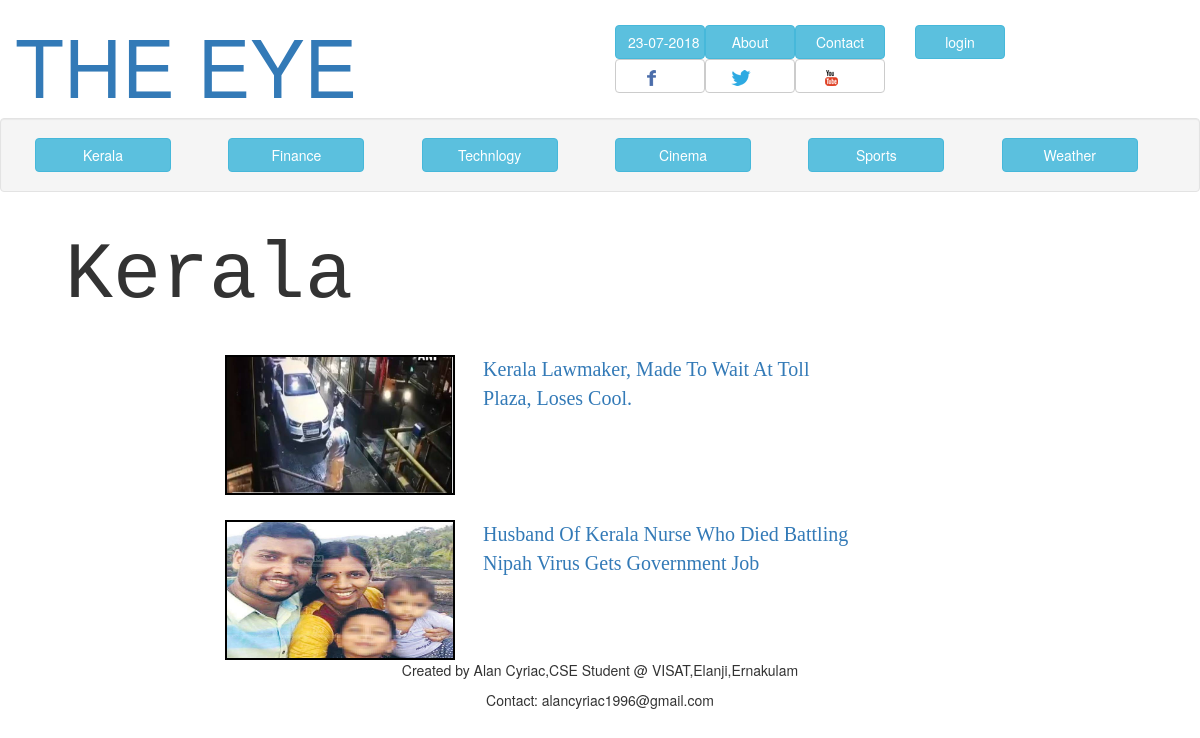
Screenshot of /category.php?cat_id=1 with the database file from the repository.
### tables this page shows
CREATE TABLE `category` (
  `id` int(11) NOT NULL,
  `category_name` varchar(20) NOT NULL,
  `status` varchar(10) NOT NULL
);

CREATE TABLE `news` (
  `id` int(11) NOT NULL,
  `category_id` int(20) NOT NULL,
  `title` varchar(200) NOT NULL,
  `description` varchar(5000) NOT NULL,
  `date` datetime NOT NULL,
  `image` varchar(100) NOT NULL,
  `status` varchar(10) NOT NULL
);

### category.php (the view)
<?php
	include 'index_header.php';
	include 'database.php';
	$id=$_GET['cat_id'];
	$sql = "SELECT id,title,image FROM news WHERE category_id='". mysqli_real_escape_string( $conn,$id ) ."' ORDER BY date DESC";
	$query = $conn->query($sql);
	$cat_name="SELECT category_name FROM category WHERE id='$id'";
	$category_result=$conn->query($cat_name);
	while($cat_row =$category_result->fetch_assoc()){
		$cat_result[]= $cat_row;
	}
	while($news_titles =$query->fetch_assoc()){
		$news_title[]= $news_titles;
	}
?>
<div class="col-sm-12 category-shift-left">
	<h2 class="category-name"><?=$cat_result[0]['category_name']?></h2>
</div>
<div class="col-sm-12">
	<?php for ($i=0; $i < $query->num_rows ; $i++) { ?>
		<div class="col-sm-2"></div>
		<div class="col-sm-9 category-shift-news">
			<div class="row">
	  			<a href="detailed.php?top_id=<?=$news_title[$i]['id']?>">
				  	<div class="col-sm-1"><img src="uploads/<?=$news_title[$i]['image']?>" class="category-img-size"></div>
					<div class="col-sm-8 category-font-size"><?=$news_title[$i]['title']?></div><br><br><br><br><br><br><br>
				</a>
			</div>
		</div>
	<?php } ?>
	<div class="col-sm-1"></div>
</div><br>
<div class="col-sm-12">
	<p style="text-align: center;">Created by Alan Cyriac,CSE Student @ VISAT,Elanji,Ernakulam</p>
	<p style="text-align: center;">Contact: alancyriac1996@gmail.com</p>
</div>
</body>
</html>

### index_header.php (shortened to what this page needs)
<?php
  include 'database.php';
  $sql='SELECT id,category_name FROM category';
  $result=$conn->query($sql);
 ?>
<!DOCTYPE html>
<html>
<head>
  <link rel="stylesheet" href="css/bootstrap.min.css">
  <link rel="stylesheet" type="text/css" href="css/css.css">
</head>
<body>
  <nav>
    	<div class="col-sm-12">
      		<div class="row">
      			<div class="col-sm-4 news-name">
          		<a href="index.php"><h1>THE EYE</h1></a>
          	</div>
       			<div class="col-sm-3 shift-info">
        			<a href="#" class="btn btn-info col-sm-4">23-07-2018</a>
        			<a href="#" class="btn btn-info col-sm-4">About</a>
        			<a href="#" class="btn btn-info col-sm-4">Contact</a><br>
        			<a href="#" class="icon-padding btn btn-default col-sm-4"><img src="uploads/flogo.png"></a>
        			<a href="#" class="icon-padding btn btn-default col-sm-4"><img src="uploads/twitter.png"></a>
        			<a href="#" class="icon-padding btn btn-default col-sm-4"><img src="uploads/youtube.png"></a>
    			  </div>
            <div class="col-sm-3 shift-info">
              <a href="login.php" class="btn btn-info col-sm-4">login</a>
            </div>
  		    </div>
  	  </div>
  </nav>
  <nav>
    <div class="col-sm-12">
      <div class="row well">
        <?php while ($row=mysqli_fetch_array($result)) { ?>
          <div class="col-sm-2"><a href="category.php?cat_id=<?=$row['id'];?>" class="btn btn-info col-sm-10">
          <?=$row['category_name']?></a></div>
        <?php } ?>
      </div>
    </div>
  </nav>

### css/css.css (style rules this page uses)
h1 { font-size: 80px }
.icon-padding { padding-right: 30px; }
.shift-info { padding-top: 25px; }
.news-name a { text-decoration: none; }
.category-shift-left { padding-left: 65px; }
.category-name { font-size: 80px; font-family: monospace; font-color: #0600A6; }
.category-img-size { height: 140px; width: 230px; border: 2px solid #000; }
.category-font-size { font-size: 20px; font-family: ariel; padding-left: 200px; }
.category-shift-news { padding-top: 25px; }

### rows the page displays
category: category_name "Kerala"
category: category_name "Finance"
category: category_name "Technlogy"
category: category_name "Cinema"
category: category_name "Sports"
category: category_name "Weather"
news: image (picture), title "Kerala Lawmaker, Made To Wait At Toll Plaza, Loses Cool."
news: image (picture), title "Husband Of Kerala Nurse Who Died Battling Nipah Virus Gets Government Job"
